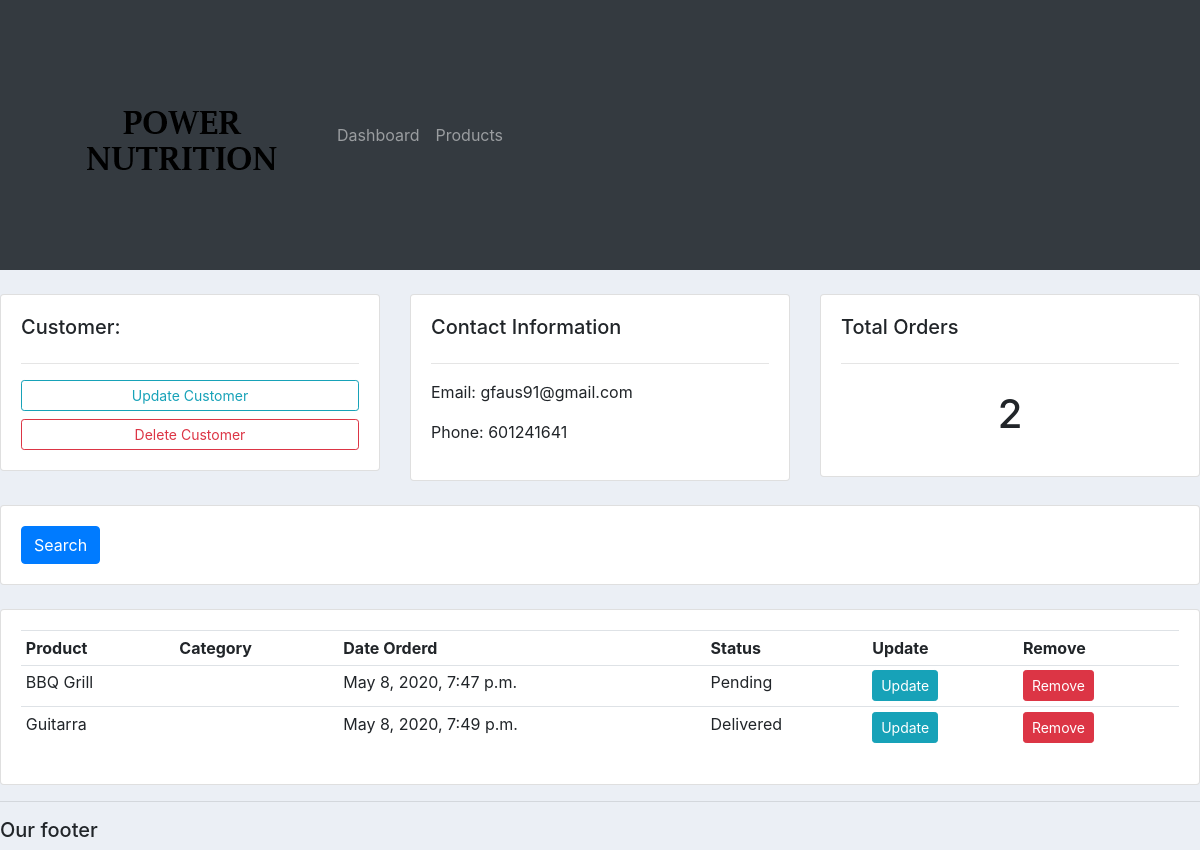
The app's page /customer/1/ with its own data.
### account/models.py (models this page shows, shortened)
class Customer(models.Model):
    name = models.CharField(max_length=200, null=True)
    phone = models.CharField(max_length=200, null=True)
    email = models.CharField(max_length=200, null=True)
    date_created = models.DateTimeField(auto_now_add=True, null=True)

class Order(models.Model):
    STATUS = (
        ('Pending', 'Pending'),
        ('Out of delivery', 'Out of delivery'),
        ('Delivered', 'Delivered'),
        )
    customer = models.ForeignKey(Customer, null=True, on_delete=models.SET_NULL)
    product = models.ForeignKey(Product, null=True, on_delete=models.SET_NULL)
    date_created = models.DateTimeField(auto_now_add=True, null=True)
    status = models.CharField(max_length=100, null=True, choices=STATUS)

class Product(models.Model):
    CATEGORY = (
            ('Indoor', 'Indoor'),
            ('Out Door', 'Out Door'),
            )
    name = models.CharField(max_length=200, null=True)
    price = models.FloatField(null=True)
    category = models.CharField(max_length=200, null=True, choices=CATEGORY)
    description = models.CharField(max_length=500, null=True, blank=True)
    date_created = models.DateTimeField(auto_now_add=True, null=True)
    tags = models.ManyToManyField(Tag)
    def __str__(self):
        return self.name

### account/views.py (the view)
# urls.py: path('customer/<str:pk_test>/', views.customer, name="customer"),
def customer(request, pk_test):
    customer = Customer.objects.get(id=pk_test)
    orders = customer.order_set.all()
    order_count = orders.count()
    context = {'customer': customer, 'orders': orders,'order_count': order_count}
    return render(request, 'account/customer.html', context)

### account/templates/account/customer.html
{%  extends 'account/main.html' %}
{% block content %}
	<br>
<div class="row">
	<div class="col-md">
		<div class="card card-body">
			<h5>Customer:</h5>
			<hr>
			<a class="btn btn-outline-info  btn-sm btn-block" href="">Update Customer</a>
			<a class="btn btn-outline-danger  btn-sm btn-block" href="">Delete Customer</a>
		</div>
	</div>
	<div class="col-md">
		<div class="card card-body">
			<h5>Contact Information</h5>
			<hr>
			<p>Email: {{customer.email}} </p>
			<p>Phone: {{customer.phone}}</p>
		</div>
	</div>
	<div class="col-md">
		<div class="card card-body">
			<h5>Total Orders</h5>
			<hr>
			<h1 style="text-align: center;padding: 10px">{{order_count}}</h1>
		</div>
	</div>
</div>
<br>
<div class="row">
	<div class="col">
		<div class="card card-body">
			<form method="get">
		    <button class="btn btn-primary" type="submit">Search</button>
		  </form>
		</div>
	</div>
</div>
<br>
<div class="row">
	<div class="col-md">
		<div class="card card-body">
			<table class="table table-sm">
				<tr>
					<th>Product</th>
					<th>Category</th>
					<th>Date Orderd</th>
					<th>Status</th>
					<th>Update</th>
					<th>Remove</th>
				</tr>
				{% for order in orders %}
				<tr>
					<td>{{order.product}}</td>
					<td>{{order.category}}</td>
					<td>{{order.date_created}}</td>
					<td>{{order.status}}</td>
					<td><a class="btn btn-sm btn-info"  href="">Update</a></td>
					<td><a class="btn btn-sm btn-danger" href="">Remove</a></td>
				</tr>
				{% endfor %}
			</table>
		</div>
	</div>
</div>
{% endblock %}

### static/css/main.css (style rules this page uses)
body { background-color: #ebeff5; }

### records on screen
Customer: email "gfaus91@gmail.com", phone "601241641"
Order: product "BBQ Grill", date_created "May 8, 2020, 7:47 p.m.", status "Pending"
Order: product "Guitarra", date_created "May 8, 2020, 7:49 p.m.", status "Delivered"

### other values on screen
{{ order_count }} "2"
